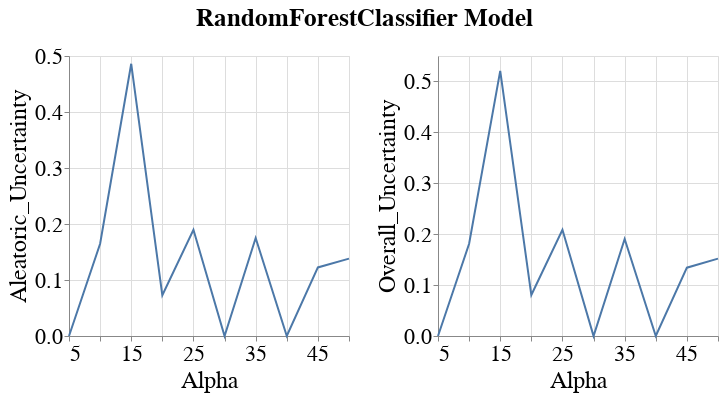

Notebook code for this chart:
### Code cell
visualizer.create_subgroup_metrics_line_band_plot(model_name=MODEL_NAMES[0],
                                                  subgroup_metrics=['Aleatoric_Uncertainty', 'Overall_Uncertainty'],
                                                  subgroup='sex_priv')

### Figure 1 — Vega-Lite specification as saved in the notebook (floating-point values rounded to 4 significant figures)
{"config": {"view": {"continuousWidth": 400, "continuousHeight": 300}, "axis": {"labelFontSize": 22, "labelFontWeight": "normal", "titleFontSize": 24, "titleFontWeight": "normal"}, "legend": {"labelFontSize": 22, "symbolStrokeWidth": 10, "titleFontSize": 24}, "title": {"fontSize": 22}}, "vconcat": [{"hconcat": [{"layer": [{"mark": {"type": "errorband", "extent": "ci"}, "encoding": {"x": {"field": "Intervention_Param", "title": "Alpha", "type": "quantitative"}, "y": {"field": "Metric_Value", "scale": {"zero": false}, "title": "Aleatoric_Uncertainty", "type": "quantitative"}}}, {"mark": "line", "encoding": {"x": {"field": "Intervention_Param", "title": "Alpha", "type": "quantitative"}, "y": {"aggregate": "mean", "field": "Metric_Value", "scale": {"zero": false}, "title": "Aleatoric_Uncertainty", "type": "quantitative"}}}], "height": 280, "width": 280}, {"layer": [{"mark": {"type": "errorband", "extent": "ci"}, "encoding": {"x": {"field": "Intervention_Param", "title": "Alpha", "type": "quantitative"}, "y": {"field": "Metric_Value", "scale": {"zero": false}, "title": "Overall_Uncertainty", "type": "quantitative"}}}, {"mark": "line", "encoding": {"x": {"field": "Intervention_Param", "title": "Alpha", "type": "quantitative"}, "y": {"aggregate": "mean", "field": "Metric_Value", "scale": {"zero": false}, "title": "Overall_Uncertainty", "type": "quantitative"}}}], "data": {"name": "data-c1784ab96278cafedddbc25b3578db99"}, "height": 280, "width": 280}]}], "data": {"name": "data-a2806ac1e40dda353da51d4d4e53f96a"}, "title": {"text": "RandomForestClassifier Model", "anchor": "middle", "dy": -10, "fontSize": 25}, "$schema": "https://vega.github.io/schema/vega-lite/v4.17.0.json", "datasets": {"data-a2806ac1e40dda353da51d4d4e53f96a": [{"Metric": "Aleatoric_Uncertainty", "Model_Name": "RandomForestClassifier", "Model_Params": "{'bootstrap': True, 'ccp_alpha': 0.0, 'class_weight': None, 'criterion': 'gini', 'max_depth': 10, 'max_features': 'sqrt', 'max_leaf_nodes': None, 'max_samples': None, 'min_impurity_decrease': 0.0, 'min_samples_leaf': 1, 'min_samples_split': 2, 'min_weight_fraction_leaf': 0.0, 'n_estimators': 100, 'n_jobs': None, 'oob_score': False, 'random_state': 300, 'verbose': 0, 'warm_start': False}", "Dataset_Name": "StudentPerformance", "Num_Estimators": 50, "Tag": "OK", "Record_Create_Date_Time": "2023-10-31T12:25:57.559000", "Session_Uuid": "429e1647-70bc-4a6a-bd5f-7513ec18ac6b", "Experiment_Iteration": "Exp_iter_3", "Dataset_Split_Seed": 300, "Model_Init_Seed": 300, "Fair_Intervention_Params_Lst": "[ 5. 10. 15. 20. 25. 30. 35. 40. 45. 50.]", "Intervention_Param": 5.0, "Subgroup": "sex_priv", "Metric_Value": 0.0}, {"Metric": "Aleatoric_Uncertainty", "Model_Name": "RandomForestClassifier", "Model_Params": "{'bootstrap': True, 'ccp_alpha': 0.0, 'class_weight': None, 'criterion': 'gini', 'max_depth': 10, 'max_features': 'sqrt', 'max_leaf_nodes': None, 'max_samples': None, 'min_impurity_decrease': 0.0, 'min_samples_leaf': 1, 'min_samples_split': 2, 'min_weight_fraction_leaf': 0.0, 'n_estimators': 100, 'n_jobs': None, 'oob_score': False, 'random_state': 300, 'verbose': 0, 'warm_start': False}", "Dataset_Name": "StudentPerformance", "Num_Estimators": 50, "Tag": "OK", "Record_Create_Date_Time": "2023-10-31T12:29:29.819000", "Session_Uuid": "429e1647-70bc-4a6a-bd5f-7513ec18ac6b", "Experiment_Iteration": "Exp_iter_3", "Dataset_Split_Seed": 300, "Model_Init_Seed": 300, "Fair_Intervention_Params_Lst": "[ 5. 10. 15. 20. 25. 30. 35. 40. 45. 50.]", "Intervention_Param": 10.0, "Subgroup": "sex_priv", "Metric_Value": 0.1647}, {"Metric": "Aleatoric_Uncertainty", "Model_Name": "RandomForestClassifier", "Model_Params": "{'bootstrap': True, 'ccp_alpha': 0.0, 'class_weight': None, 'criterion': 'gini', 'max_depth': 10, 'max_features': 'sqrt', 'max_leaf_nodes': None, 'max_samples': None, 'min_impurity_decrease': 0.0, 'min_samples_leaf': 1, 'min_samples_split': 2, 'min_weight_fraction_leaf': 0.0, 'n_estimators': 100, 'n_jobs': None, 'oob_score': False, 'random_state': 300, 'verbose': 0, 'warm_start': False}", "Dataset_Name": "StudentPerformance", "Num_Estimators": 50, "Tag": "OK", "Record_Create_Date_Time": "2023-10-31T12:32:46.184000", "Session_Uuid": "429e1647-70bc-4a6a-bd5f-7513ec18ac6b", "Experiment_Iteration": "Exp_iter_3", "Dataset_Split_Seed": 300, "Model_Init_Seed": 300, "Fair_Intervention_Params_Lst": "[ 5. 10. 15. 20. 25. 30. 35. 40. 45. 50.]", "Intervention_Param": 15.0, "Subgroup": "sex_priv", "Metric_Value": 0.4861}, {"Metric": "Aleatoric_Uncertainty", "Model_Name": "RandomForestClassifier", "Model_Params": "{'bootstrap': True, 'ccp_alpha': 0.0, 'class_weight': None, 'criterion': 'gini', 'max_depth': 10, 'max_features': 'sqrt', 'max_leaf_nodes': None, 'max_samples': None, 'min_impurity_decrease': 0.0, 'min_samples_leaf': 1, 'min_samples_split': 2, 'min_weight_fraction_leaf': 0.0, 'n_estimators': 100, 'n_jobs': None, 'oob_score': False, 'random_state': 300, 'verbose': 0, 'warm_start': False}", "Dataset_Name": "StudentPerformance", "Num_Estimators": 50, "Tag": "OK", "Record_Create_Date_Time": "2023-10-31T12:36:04.126000", "Session_Uuid": "429e1647-70bc-4a6a-bd5f-7513ec18ac6b", "Experiment_Iteration": "Exp_iter_3", "Dataset_Split_Seed": 300, "Model_Init_Seed": 300, "Fair_Intervention_Params_Lst": "[ 5. 10. 15. 20. 25. 30. 35. 40. 45. 50.]", "Intervention_Param": 20.0, "Subgroup": "sex_priv", "Metric_Value": 0.07269}, {"Metric": "Aleatoric_Uncertainty", "Model_Name": "RandomForestClassifier", "Model_Params": "{'bootstrap': True, 'ccp_alpha': 0.0, 'class_weight': None, 'criterion': 'gini', 'max_depth': 10, 'max_features': 'sqrt', 'max_leaf_nodes': None, 'max_samples': None, 'min_impurity_decrease': 0.0, 'min_samples_leaf': 1, 'min_samples_split': 2, 'min_weight_fraction_leaf': 0.0, 'n_estimators': 100, 'n_jobs': None, 'oob_score': False, 'random_state': 300, 'verbose': 0, 'warm_start': False}", "Dataset_Name": "StudentPerformance", "Num_Estimators": 50, "Tag": "OK", "Record_Create_Date_Time": "2023-10-31T12:39:24.506000", "Session_Uuid": "429e1647-70bc-4a6a-bd5f-7513ec18ac6b", "Experiment_Iteration": "Exp_iter_3", "Dataset_Split_Seed": 300, "Model_Init_Seed": 300, "Fair_Intervention_Params_Lst": "[ 5. 10. 15. 20. 25. 30. 35. 40. 45. 50.]", "Intervention_Param": 25.0, "Subgroup": "sex_priv", "Metric_Value": 0.1897}, {"Metric": "Aleatoric_Uncertainty", "Model_Name": "RandomForestClassifier", "Model_Params": "{'bootstrap': True, 'ccp_alpha': 0.0, 'class_weight': None, 'criterion': 'gini', 'max_depth': 10, 'max_features': 'sqrt', 'max_leaf_nodes': None, 'max_samples': None, 'min_impurity_decrease': 0.0, 'min_samples_leaf': 1, 'min_samples_split': 2, 'min_weight_fraction_leaf': 0.0, 'n_estimators': 100, 'n_jobs': None, 'oob_score': False, 'random_state': 300, 'verbose': 0, 'warm_start': False}", "Dataset_Name": "StudentPerformance", "Num_Estimators": 50, "Tag": "OK", "Record_Create_Date_Time": "2023-10-31T12:42:14.729000", "Session_Uuid": "429e1647-70bc-4a6a-bd5f-7513ec18ac6b", "Experiment_Iteration": "Exp_iter_3", "Dataset_Split_Seed": 300, "Model_Init_Seed": 300, "Fair_Intervention_Params_Lst": "[ 5. 10. 15. 20. 25. 30. 35. 40. 45. 50.]", "Intervention_Param": 30.0, "Subgroup": "sex_priv", "Metric_Value": 0.0}, {"Metric": "Aleatoric_Uncertainty", "Model_Name": "RandomForestClassifier", "Model_Params": "{'bootstrap': True, 'ccp_alpha': 0.0, 'class_weight': None, 'criterion': 'gini', 'max_depth': 10, 'max_features': 'sqrt', 'max_leaf_nodes': None, 'max_samples': None, 'min_impurity_decrease': 0.0, 'min_samples_leaf': 1, 'min_samples_split': 2, 'min_weight_fraction_leaf': 0.0, 'n_estimators': 100, 'n_jobs': None, 'oob_score': False, 'random_state': 300, 'verbose': 0, 'warm_start': False}", "Dataset_Name": "StudentPerformance", "Num_Estimators": 50, "Tag": "OK", "Record_Create_Date_Time": "2023-10-31T12:45:47.915000", "Session_Uuid": "429e1647-70bc-4a6a-bd5f-7513ec18ac6b", "Experiment_Iteration": "Exp_iter_3", "Dataset_Split_Seed": 300, "Model_Init_Seed": 300, "Fair_Intervention_Params_Lst": "[ 5. 10. 15. 20. 25. 30. 35. 40. 45. 50.]", "Intervention_Param": 35.0, "Subgroup": "sex_priv", "Metric_Value": 0.1751}, {"Metric": "Aleatoric_Uncertainty", "Model_Name": "RandomForestClassifier", "Model_Params": "{'bootstrap': True, 'ccp_alpha': 0.0, 'class_weight': None, 'criterion': 'gini', 'max_depth': 10, 'max_features': 'sqrt', 'max_leaf_nodes': None, 'max_samples': None, 'min_impurity_decrease': 0.0, 'min_samples_leaf': 1, 'min_samples_split': 2, 'min_weight_fraction_leaf': 0.0, 'n_estimators': 100, 'n_jobs': None, 'oob_score': False, 'random_state': 300, 'verbose': 0, 'warm_start': False}", "Dataset_Name": "StudentPerformance", "Num_Estimators": 50, "Tag": "OK", "Record_Create_Date_Time": "2023-10-31T12:48:56.292000", "Session_Uuid": "429e1647-70bc-4a6a-bd5f-7513ec18ac6b", "Experiment_Iteration": "Exp_iter_3", "Dataset_Split_Seed": 300, "Model_Init_Seed": 300, "Fair_Intervention_Params_Lst": "[ 5. 10. 15. 20. 25. 30. 35. 40. 45. 50.]", "Intervention_Param": 40.0, "Subgroup": "sex_priv", "Metric_Value": 0.0}, {"Metric": "Aleatoric_Uncertainty", "Model_Name": "RandomForestClassifier", "Model_Params": "{'bootstrap': True, 'ccp_alpha': 0.0, 'class_weight': None, 'criterion': 'gini', 'max_depth': 10, 'max_features': 'sqrt', 'max_leaf_nodes': None, 'max_samples': None, 'min_impurity_decrease': 0.0, 'min_samples_leaf': 1, 'min_samples_split': 2, 'min_weight_fraction_leaf': 0.0, 'n_estimators': 100, 'n_jobs': None, 'oob_score': False, 'random_state': 300, 'verbose': 0, 'warm_start': False}", "Dataset_Name": "StudentPerformance", "Num_Estimators": 50, "Tag": "OK", "Record_Create_Date_Time": "2023-10-31T12:52:14.840000", "Session_Uuid": "429e1647-70bc-4a6a-bd5f-7513ec18ac6b", "Experiment_Iteration": "Exp_iter_3", "Dataset_Split_Seed": 300, "Model_Init_Seed": 300, "Fair_Intervention_Params_Lst": "[ 5. 10. 15. 20. 25. 30. 35. 40. 45. 50.]", "Intervention_Param": 45.0, "Subgroup": "sex_priv", "Metric_Value": 0.1224}, {"Metric": "Aleatoric_Uncertainty", "Model_Name": "RandomForestClassifier", "Model_Params": "{'bootstrap': True, 'ccp_alpha': 0.0, 'class_weight': None, 'criterion': 'gini', 'max_depth': 10, 'max_features': 'sqrt', 'max_leaf_nodes': None, 'max_samples': None, 'min_impurity_decrease': 0.0, 'min_samples_leaf': 1, 'min_samples_split': 2, 'min_weight_fraction_leaf': 0.0, 'n_estimators': 100, 'n_jobs': None, 'oob_score': False, 'random_state': 300, 'verbose': 0, 'warm_start': False}", "Dataset_Name": "StudentPerformance", "Num_Estimators": 50, "Tag": "OK", "Record_Create_Date_Time": "2023-10-31T12:55:45.494000", "Session_Uuid": "429e1647-70bc-4a6a-bd5f-7513ec18ac6b", "Experiment_Iteration": "Exp_iter_3", "Dataset_Split_Seed": 300, "Model_Init_Seed": 300, "Fair_Intervention_Params_Lst": "[ 5. 10. 15. 20. 25. 30. 35. 40. 45. 50.]", "Intervention_Param": 50.0, "Subgroup": "sex_priv", "Metric_Value": 0.1381}], "data-c1784ab96278cafedddbc25b3578db99": [{"Metric": "Overall_Uncertainty", "Model_Name": "RandomForestClassifier", "Model_Params": "{'bootstrap': True, 'ccp_alpha': 0.0, 'class_weight': None, 'criterion': 'gini', 'max_depth': 10, 'max_features': 'sqrt', 'max_leaf_nodes': None, 'max_samples': None, 'min_impurity_decrease': 0.0, 'min_samples_leaf': 1, 'min_samples_split': 2, 'min_weight_fraction_leaf': 0.0, 'n_estimators': 100, 'n_jobs': None, 'oob_score': False, 'random_state': 300, 'verbose': 0, 'warm_start': False}", "Dataset_Name": "StudentPerformance", "Num_Estimators": 50, "Tag": "OK", "Record_Create_Date_Time": "2023-10-31T12:25:57.559000", "Session_Uuid": "429e1647-70bc-4a6a-bd5f-7513ec18ac6b", "Experiment_Iteration": "Exp_iter_3", "Dataset_Split_Seed": 300, "Model_Init_Seed": 300, "Fair_Intervention_Params_Lst": "[ 5. 10. 15. 20. 25. 30. 35. 40. 45. 50.]", "Intervention_Param": 5.0, "Subgroup": "sex_priv", "Metric_Value": 0.0}, {"Metric": "Overall_Uncertainty", "Model_Name": "RandomForestClassifier", "Model_Params": "{'bootstrap': True, 'ccp_alpha': 0.0, 'class_weight': None, 'criterion': 'gini', 'max_depth': 10, 'max_features': 'sqrt', 'max_leaf_nodes': None, 'max_samples': None, 'min_impurity_decrease': 0.0, 'min_samples_leaf': 1, 'min_samples_split': 2, 'min_weight_fraction_leaf': 0.0, 'n_estimators': 100, 'n_jobs': None, 'oob_score': False, 'random_state': 300, 'verbose': 0, 'warm_start': False}", "Dataset_Name": "StudentPerformance", "Num_Estimators": 50, "Tag": "OK", "Record_Create_Date_Time": "2023-10-31T12:29:29.819000", "Session_Uuid": "429e1647-70bc-4a6a-bd5f-7513ec18ac6b", "Experiment_Iteration": "Exp_iter_3", "Dataset_Split_Seed": 300, "Model_Init_Seed": 300, "Fair_Intervention_Params_Lst": "[ 5. 10. 15. 20. 25. 30. 35. 40. 45. 50.]", "Intervention_Param": 10.0, "Subgroup": "sex_priv", "Metric_Value": 0.1812}, {"Metric": "Overall_Uncertainty", "Model_Name": "RandomForestClassifier", "Model_Params": "{'bootstrap': True, 'ccp_alpha': 0.0, 'class_weight': None, 'criterion': 'gini', 'max_depth': 10, 'max_features': 'sqrt', 'max_leaf_nodes': None, 'max_samples': None, 'min_impurity_decrease': 0.0, 'min_samples_leaf': 1, 'min_samples_split': 2, 'min_weight_fraction_leaf': 0.0, 'n_estimators': 100, 'n_jobs': None, 'oob_score': False, 'random_state': 300, 'verbose': 0, 'warm_start': False}", "Dataset_Name": "StudentPerformance", "Num_Estimators": 50, "Tag": "OK", "Record_Create_Date_Time": "2023-10-31T12:32:46.184000", "Session_Uuid": "429e1647-70bc-4a6a-bd5f-7513ec18ac6b", "Experiment_Iteration": "Exp_iter_3", "Dataset_Split_Seed": 300, "Model_Init_Seed": 300, "Fair_Intervention_Params_Lst": "[ 5. 10. 15. 20. 25. 30. 35. 40. 45. 50.]", "Intervention_Param": 15.0, "Subgroup": "sex_priv", "Metric_Value": 0.5208}, {"Metric": "Overall_Uncertainty", "Model_Name": "RandomForestClassifier", "Model_Params": "{'bootstrap': True, 'ccp_alpha': 0.0, 'class_weight': None, 'criterion': 'gini', 'max_depth': 10, 'max_features': 'sqrt', 'max_leaf_nodes': None, 'max_samples': None, 'min_impurity_decrease': 0.0, 'min_samples_leaf': 1, 'min_samples_split': 2, 'min_weight_fraction_leaf': 0.0, 'n_estimators': 100, 'n_jobs': None, 'oob_score': False, 'random_state': 300, 'verbose': 0, 'warm_start': False}", "Dataset_Name": "StudentPerformance", "Num_Estimators": 50, "Tag": "OK", "Record_Create_Date_Time": "2023-10-31T12:36:04.126000", "Session_Uuid": "429e1647-70bc-4a6a-bd5f-7513ec18ac6b", "Experiment_Iteration": "Exp_iter_3", "Dataset_Split_Seed": 300, "Model_Init_Seed": 300, "Fair_Intervention_Params_Lst": "[ 5. 10. 15. 20. 25. 30. 35. 40. 45. 50.]", "Intervention_Param": 20.0, "Subgroup": "sex_priv", "Metric_Value": 0.08046}, {"Metric": "Overall_Uncertainty", "Model_Name": "RandomForestClassifier", "Model_Params": "{'bootstrap': True, 'ccp_alpha': 0.0, 'class_weight': None, 'criterion': 'gini', 'max_depth': 10, 'max_features': 'sqrt', 'max_leaf_nodes': None, 'max_samples': None, 'min_impurity_decrease': 0.0, 'min_samples_leaf': 1, 'min_samples_split': 2, 'min_weight_fraction_leaf': 0.0, 'n_estimators': 100, 'n_jobs': None, 'oob_score': False, 'random_state': 300, 'verbose': 0, 'warm_start': False}", "Dataset_Name": "StudentPerformance", "Num_Estimators": 50, "Tag": "OK", "Record_Create_Date_Time": "2023-10-31T12:39:24.506000", "Session_Uuid": "429e1647-70bc-4a6a-bd5f-7513ec18ac6b", "Experiment_Iteration": "Exp_iter_3", "Dataset_Split_Seed": 300, "Model_Init_Seed": 300, "Fair_Intervention_Params_Lst": "[ 5. 10. 15. 20. 25. 30. 35. 40. 45. 50.]", "Intervention_Param": 25.0, "Subgroup": "sex_priv", "Metric_Value": 0.2085}, {"Metric": "Overall_Uncertainty", "Model_Name": "RandomForestClassifier", "Model_Params": "{'bootstrap': True, 'ccp_alpha': 0.0, 'class_weight': None, 'criterion': 'gini', 'max_depth': 10, 'max_features': 'sqrt', 'max_leaf_nodes': None, 'max_samples': None, 'min_impurity_decrease': 0.0, 'min_samples_leaf': 1, 'min_samples_split': 2, 'min_weight_fraction_leaf': 0.0, 'n_estimators': 100, 'n_jobs': None, 'oob_score': False, 'random_state': 300, 'verbose': 0, 'warm_start': False}", "Dataset_Name": "StudentPerformance", "Num_Estimators": 50, "Tag": "OK", "Record_Create_Date_Time": "2023-10-31T12:42:14.729000", "Session_Uuid": "429e1647-70bc-4a6a-bd5f-7513ec18ac6b", "Experiment_Iteration": "Exp_iter_3", "Dataset_Split_Seed": 300, "Model_Init_Seed": 300, "Fair_Intervention_Params_Lst": "[ 5. 10. 15. 20. 25. 30. 35. 40. 45. 50.]", "Intervention_Param": 30.0, "Subgroup": "sex_priv", "Metric_Value": 0.0}, {"Metric": "Overall_Uncertainty", "Model_Name": "RandomForestClassifier", "Model_Params": "{'bootstrap': True, 'ccp_alpha': 0.0, 'class_weight': None, 'criterion': 'gini', 'max_depth': 10, 'max_features': 'sqrt', 'max_leaf_nodes': None, 'max_samples': None, 'min_impurity_decrease': 0.0, 'min_samples_leaf': 1, 'min_samples_split': 2, 'min_weight_fraction_leaf': 0.0, 'n_estimators': 100, 'n_jobs': None, 'oob_score': False, 'random_state': 300, 'verbose': 0, 'warm_start': False}", "Dataset_Name": "StudentPerformance", "Num_Estimators": 50, "Tag": "OK", "Record_Create_Date_Time": "2023-10-31T12:45:47.915000", "Session_Uuid": "429e1647-70bc-4a6a-bd5f-7513ec18ac6b", "Experiment_Iteration": "Exp_iter_3", "Dataset_Split_Seed": 300, "Model_Init_Seed": 300, "Fair_Intervention_Params_Lst": "[ 5. 10. 15. 20. 25. 30. 35. 40. 45. 50.]", "Intervention_Param": 35.0, "Subgroup": "sex_priv", "Metric_Value": 0.1905}, {"Metric": "Overall_Uncertainty", "Model_Name": "RandomForestClassifier", "Model_Params": "{'bootstrap': True, 'ccp_alpha': 0.0, 'class_weight': None, 'criterion': 'gini', 'max_depth': 10, 'max_features': 'sqrt', 'max_leaf_nodes': None, 'max_samples': None, 'min_impurity_decrease': 0.0, 'min_samples_leaf': 1, 'min_samples_split': 2, 'min_weight_fraction_leaf': 0.0, 'n_estimators': 100, 'n_jobs': None, 'oob_score': False, 'random_state': 300, 'verbose': 0, 'warm_start': False}", "Dataset_Name": "StudentPerformance", "Num_Estimators": 50, "Tag": "OK", "Record_Create_Date_Time": "2023-10-31T12:48:56.292000", "Session_Uuid": "429e1647-70bc-4a6a-bd5f-7513ec18ac6b", "Experiment_Iteration": "Exp_iter_3", "Dataset_Split_Seed": 300, "Model_Init_Seed": 300, "Fair_Intervention_Params_Lst": "[ 5. 10. 15. 20. 25. 30. 35. 40. 45. 50.]", "Intervention_Param": 40.0, "Subgroup": "sex_priv", "Metric_Value": 0.0}, {"Metric": "Overall_Uncertainty", "Model_Name": "RandomForestClassifier", "Model_Params": "{'bootstrap': True, 'ccp_alpha': 0.0, 'class_weight': None, 'criterion': 'gini', 'max_depth': 10, 'max_features': 'sqrt', 'max_leaf_nodes': None, 'max_samples': None, 'min_impurity_decrease': 0.0, 'min_samples_leaf': 1, 'min_samples_split': 2, 'min_weight_fraction_leaf': 0.0, 'n_estimators': 100, 'n_jobs': None, 'oob_score': False, 'random_state': 300, 'verbose': 0, 'warm_start': False}", "Dataset_Name": "StudentPerformance", "Num_Estimators": 50, "Tag": "OK", "Record_Create_Date_Time": "2023-10-31T12:52:14.840000", "Session_Uuid": "429e1647-70bc-4a6a-bd5f-7513ec18ac6b", "Experiment_Iteration": "Exp_iter_3", "Dataset_Split_Seed": 300, "Model_Init_Seed": 300, "Fair_Intervention_Params_Lst": "[ 5. 10. 15. 20. 25. 30. 35. 40. 45. 50.]", "Intervention_Param": 45.0, "Subgroup": "sex_priv", "Metric_Value": 0.1342}, {"Metric": "Overall_Uncertainty", "Model_Name": "RandomForestClassifier", "Model_Params": "{'bootstrap': True, 'ccp_alpha': 0.0, 'class_weight': None, 'criterion': 'gini', 'max_depth': 10, 'max_features': 'sqrt', 'max_leaf_nodes': None, 'max_samples': None, 'min_impurity_decrease': 0.0, 'min_samples_leaf': 1, 'min_samples_split': 2, 'min_weight_fraction_leaf': 0.0, 'n_estimators': 100, 'n_jobs': None, 'oob_score': False, 'random_state': 300, 'verbose': 0, 'warm_start': False}", "Dataset_Name": "StudentPerformance", "Num_Estimators": 50, "Tag": "OK", "Record_Create_Date_Time": "2023-10-31T12:55:45.494000", "Session_Uuid": "429e1647-70bc-4a6a-bd5f-7513ec18ac6b", "Experiment_Iteration": "Exp_iter_3", "Dataset_Split_Seed": 300, "Model_Init_Seed": 300, "Fair_Intervention_Params_Lst": "[ 5. 10. 15. 20. 25. 30. 35. 40. 45. 50.]", "Intervention_Param": 50.0, "Subgroup": "sex_priv", "Metric_Value": 0.1521}]}}
